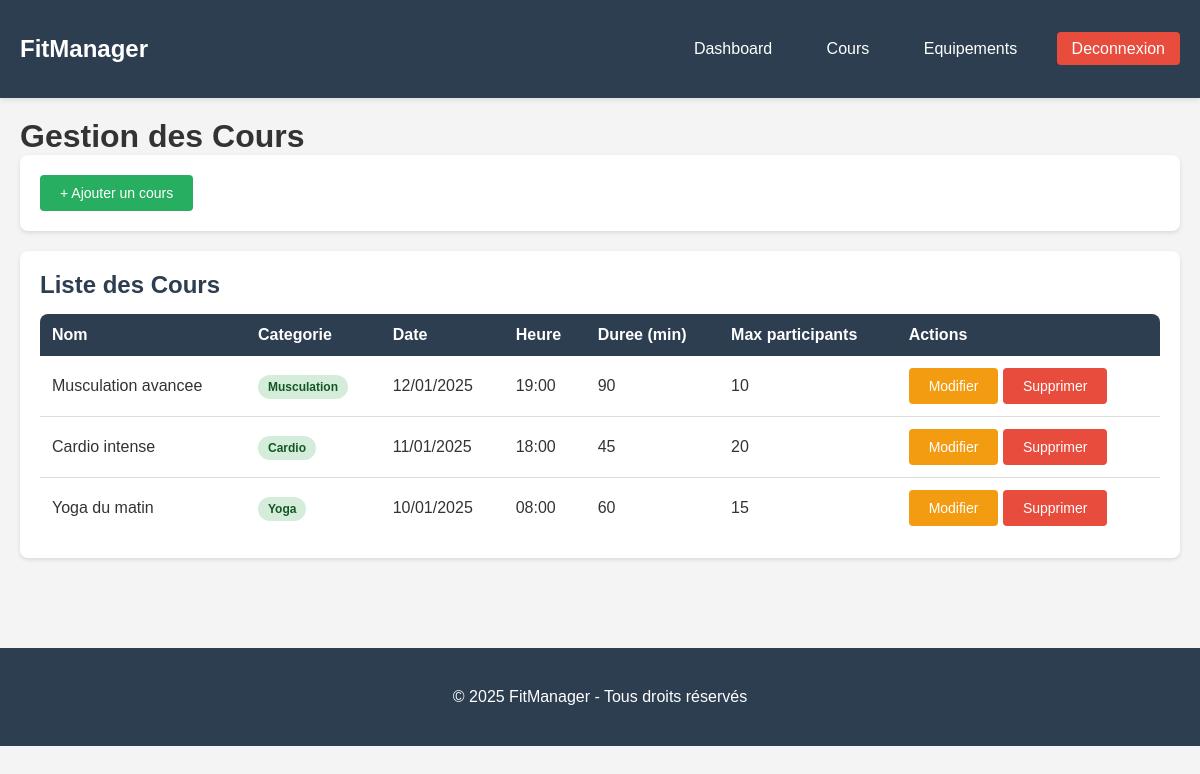
/cours.php (signed in), run on the app's committed database.
### tables this page shows
CREATE TABLE cours (
    id INT AUTO_INCREMENT PRIMARY KEY,
    nom VARCHAR(100) NOT NULL,
    categorie ENUM('Yoga', 'Musculation', 'Cardio', 'Pilates') NOT NULL,
    date_cours DATE NOT NULL,
    heure TIME NOT NULL,
    duree_minutes INT NOT NULL DEFAULT 60,
    max_participants INT NOT NULL DEFAULT 10,
    user_id INT NOT NULL,
    date_creation DATETIME DEFAULT CURRENT_TIMESTAMP,
    FOREIGN KEY (user_id) REFERENCES utilisateurs(id) ON DELETE CASCADE
);

### cours.php (the view, shortened to what this page needs)
<?php
include 'config/config.php';
$user_id = $_SESSION['user_id'];
$sql = "SELECT * FROM cours WHERE user_id = '$user_id' ORDER BY date_cours DESC, heure DESC";
$result = $conn->query($sql);
include 'includes/header.php';
?>
<h1>Gestion des Cours</h1>
<div class="card">
    <a href="cours_add.php" class="btn btn-success">+ Ajouter un cours</a>
</div>
<div class="card">
    <h2>Liste des Cours</h2>
    <table>
        <thead>
            <tr>
                <th>Nom</th>
                <th>Categorie</th>
                <th>Date</th>
                <th>Heure</th>
                <th>Duree (min)</th>
                <th>Max participants</th>
                <th>Actions</th>
            </tr>
        </thead>
        <tbody>
            <?php
            if ($result->num_rows > 0) {
                while ($row = $result->fetch_assoc()) {
                    echo '<tr>';
                    echo '<td>' . $row['nom'] . '</td>';
                    echo '<td><span class="badge badge-success">' . $row['categorie'] . '</span></td>';
                    echo '<td>' . date('d/m/Y', strtotime($row['date_cours'])) . '</td>';
                    echo '<td>' . date('H:i', strtotime($row['heure'])) . '</td>';
                    echo '<td>' . $row['duree_minutes'] . '</td>';
                    echo '<td>' . $row['max_participants'] . '</td>';
                    echo '<td>';
                    echo '<a href="cours_edit.php?id=' . $row['id'] . '" class="btn btn-warning">Modifier</a> ';
                    echo '<a href="cours_delete.php?id=' . $row['id'] . '" class="btn btn-danger" onclick="return confirm(\'Etes-vous sur de vouloir supprimer ce cours ?\')">Supprimer</a>';
                    echo '</td>';
                    echo '</tr>';
                }
            } else {
                echo '<tr>';
                echo '<td colspan="7" style="text-align: center;">Aucun cours disponible</td>';
                echo '</tr>';
            }
            ?>
        </tbody>
    </table>
</div>
<?php include 'includes/footer.php'; ?>

### assets/style.css (style rules this page uses)
* { margin: 0; padding: 0; box-sizing: border-box; }
body { font-family: Arial, sans-serif; background-color: #f4f4f4; color: #333; }
.card { background: white; padding: 20px; border-radius: 8px; box-shadow: 0 2px 4px rgba(0,0,0,0.1); margin-bottom: 20px; }
.card h2 { margin-bottom: 15px; color: #2c3e50; }
.btn { padding: 10px 20px; border: none; border-radius: 4px; cursor: pointer; text-decoration: none; display: inline-block; font-size: 14px; transition: background 0.3s; }
.btn-success { background-color: #27ae60; color: white; }
.btn-danger { background-color: #e74c3c; color: white; }
.btn-warning { background-color: #f39c12; color: white; }
table { width: 100%; border-collapse: collapse; background: white; border-radius: 8px; overflow: hidden; }
table th { background-color: #2c3e50; color: white; padding: 12px; text-align: left; }
table td { padding: 12px; border-bottom: 1px solid #ddd; }
table tr:last-child td { border-bottom: none; }
.badge { padding: 5px 10px; border-radius: 12px; font-size: 12px; font-weight: bold; }
.badge-success { background-color: #d4edda; color: #155724; }

### data on the page
cours: nom "Musculation avancee", categorie "Musculation", date_cours "12/01/2025", heure "19:00", duree_minutes "90", max_participants "10"
cours: nom "Cardio intense", categorie "Cardio", date_cours "11/01/2025", heure "18:00", duree_minutes "45", max_participants "20"
cours: nom "Yoga du matin", categorie "Yoga", date_cours "10/01/2025", heure "08:00", duree_minutes "60", max_participants "15"
